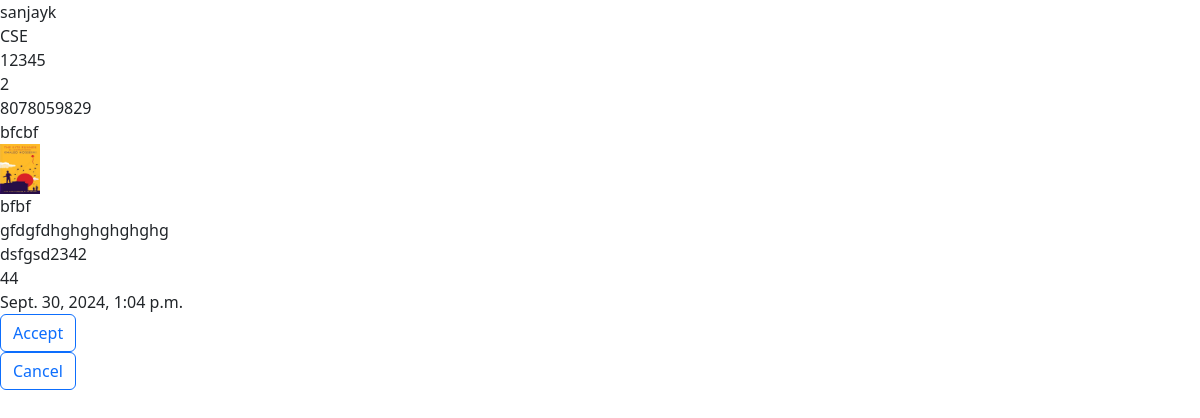
Screenshot of /libraryapp/requestedbookviewpageinlib/ with the database file from the repository.
### libraryapp/models.py (models this page shows, shortened)
class BookrequestModel(models.Model):
    user=models.ForeignKey(userdetails,on_delete=models.CASCADE)
    book=models.ForeignKey(BookModel,on_delete=models.CASCADE)
    requested_date=models.DateTimeField(auto_now_add=True)

class userdetails(models.Model):
    user=models.OneToOneField(User,on_delete=models.CASCADE)
    college_name=models.CharField(max_length=20)
    reg_no=models.CharField(max_length=30)
    roll_no=models.IntegerField()
    dept=models.CharField(max_length=30)
    phone=models.IntegerField()

class BookModel(models.Model):
    book_image=models.ImageField(upload_to='images/')
    book_name=models.CharField(max_length=50)
    author=models.CharField(max_length=50)
    book_id=models.CharField(max_length=50)
    genre=models.CharField(max_length=50)
    description=models.TextField()
    available_copies=models.IntegerField()

### libraryapp/views.py (the view)
# urls.py: path('requestedbookviewpageinlib/',RequestedBookViewinLib.as_view(),name='requestedbookviewpageinlib'),
class RequestedBookViewinLib(generic.ListView):
    model = BookrequestModel
    template_name = 'requested_bookviewpageinlib.html'
    context_object_name = 'requested_books'

### libraryapp/templates/requested_bookviewpageinlib.html (shortened to what this page needs)
<!DOCTYPE html>
<html lang="en">
<head>
    <link href="https://cdn.jsdelivr.net/npm/bootstrap@5.3.3/dist/css/bootstrap.min.css" rel="stylesheet">
</head>
<body>
{% for i in requested_books %}
{{i.user.user.username}}
<br>
{{i.user.dept}}
<br>
{{i.user.reg_no}}
<br>
{{i.user.roll_no}}
<br>
{{i.user.phone}}
<br>
{{i.book.book_name}}
<br>
<img src="{{i.book.book_image.url}}" height="50px" width="40px">
<br>
{{i.book.author}}
<br>
{{i.book.description}}
<br>
{{i.book.book_id}}
<br>
{{i.book.available_copies}}
<br>
{{i.requested_date}}
<br>
<a  href="http://127.0.0.1:8000/libraryapp/acceptbookrequest/{{i.id}}" class="btn btn-outline-primary">Accept</a>
<br>
<a href="" class="btn btn-outline-primary" >Cancel</a>
<br>
{% endfor %}
</body>
</html>

### rows the page displays
BookrequestModel: user.user.username "sanjayk", user.dept "CSE", user.reg_no "12345", user.roll_no "2", user.phone "8078059829", book.book_name "bfcbf", book.book_image (picture), book.author "bfbf", book.description "gfdgfdhghghghghghg", book.book_id "dsfgsd2342", book.available_copies "44", requested_date "Sept. 30, 2024, 1:04 p.m."
